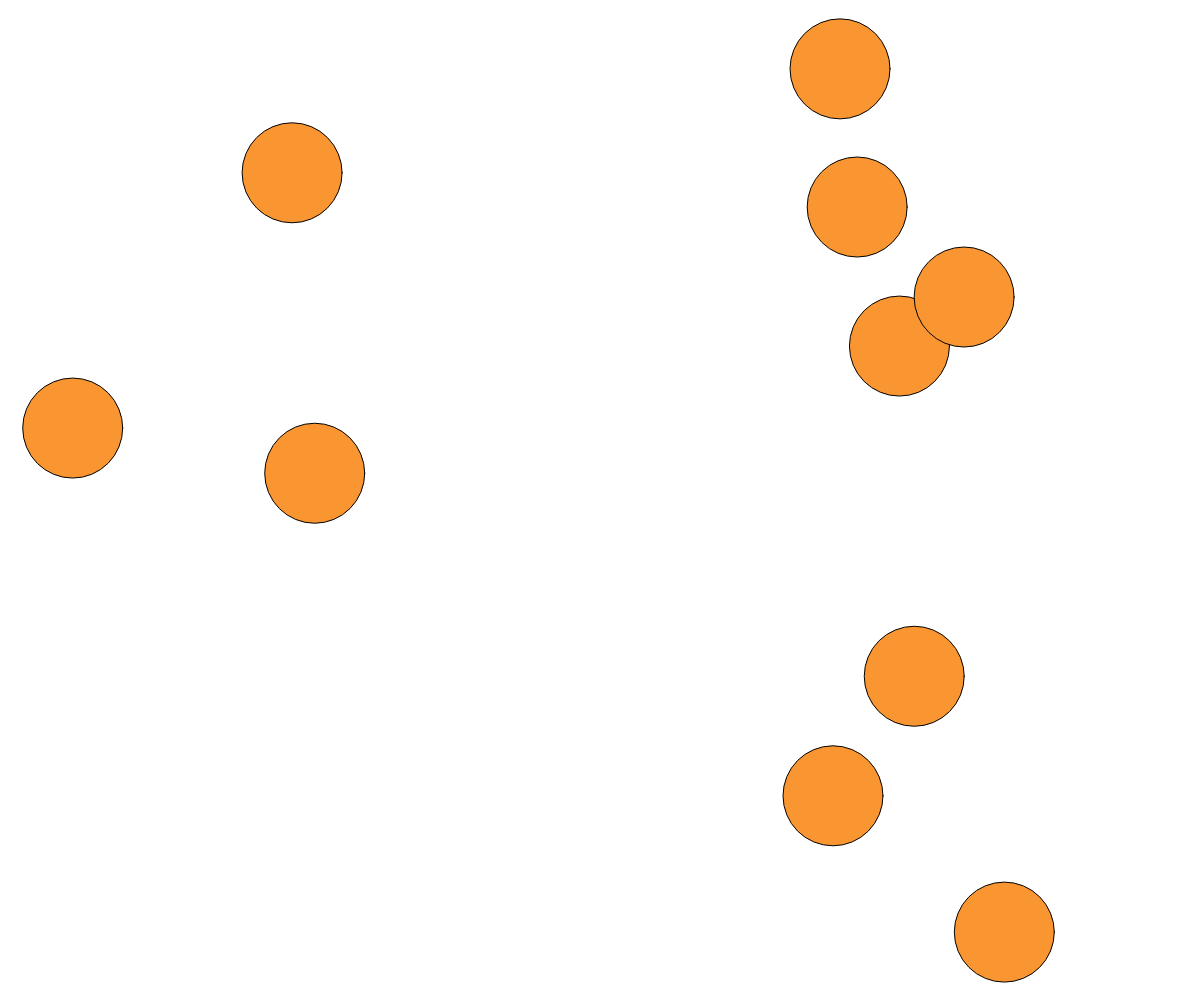
Frame 1 (no input)
Frame 60 (no input): identical to frame 1, image omitted
Frame 120 (the mouse pressed at the canvas centre since frame 60): identical to frame 1, image omitted

The p5.js sketch that drew this single still picture (run headless with seeded random() and noise() and a simulated clock; from frame 60 on, the mouse is pressed at the canvas centre):

// p5.js sketch
// ── sketch.js
var balles = [];
var maxBalles = 10;
function setup() {
  createCanvas(windowWidth,windowHeight);
  for(var i=0; i<maxBalles; i++){
    balles[i] = new Balle;
  }
}
//********************************************
function draw() {
  clear();
 /* posY += speed;
  clear();*/
  /*if(posY>windowHeight || posY<0){
    speed = -speed;
  }*/
  for(var i=0; i<maxBalles; i++){
    drawEllipse(balles[i].posX, balles[i].posY, balles[i].eSize, balles[i].eColor);
  }
}
//********************************************
function drawEllipse(x,y,s,c){
  fill(c);
  stroke(1);
  ellipse(x,y,s,s);
}
//********************************************
function Balle(){
  this.eSize = 100;
  this.eColor = color(250,150,50);
  this.posX = random(0,windowWidth);
  this.posY = random(0,windowHeight);
  this.speedX = 5;
  this.speedY = 5;
}
